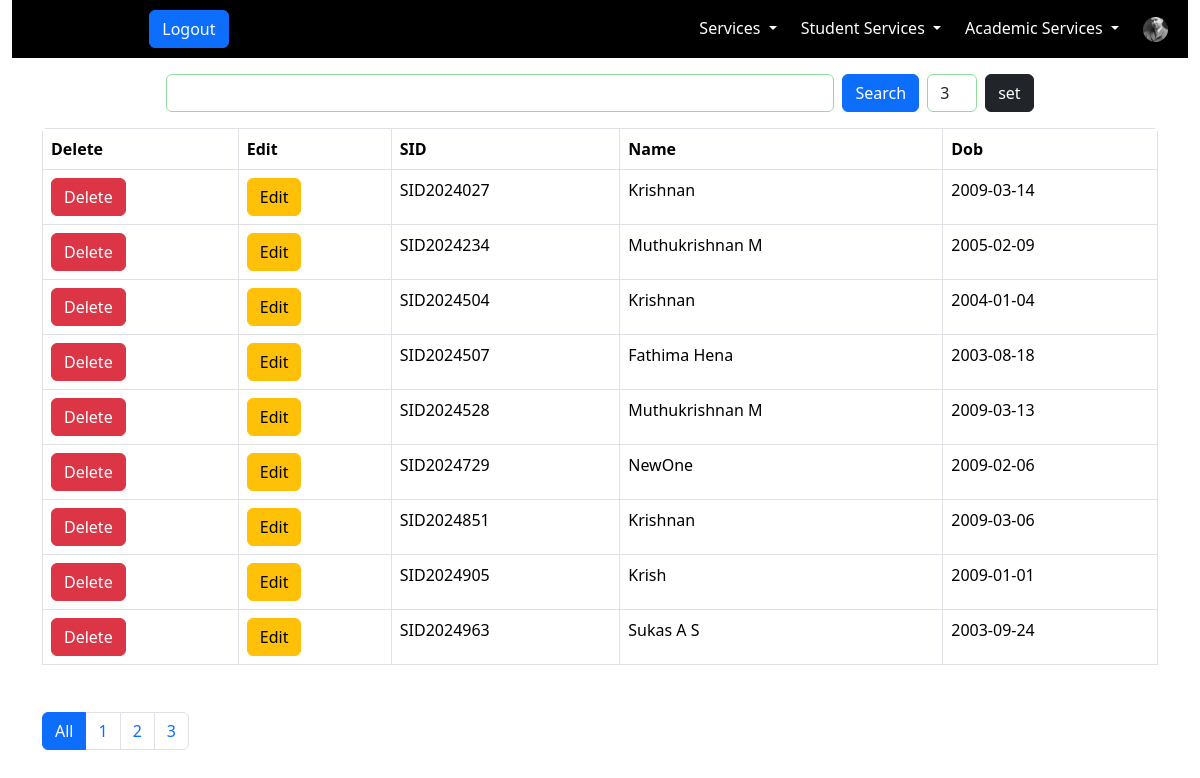
The page /Teacher/StudentList.php (signed in) on the database its author committed.
### tables this page shows
CREATE TABLE `teacher` (
  `TID` varchar(10) NOT NULL,
  `Name` varchar(30) NOT NULL,
  `Photo` varchar(30) NOT NULL,
  `Dob` date NOT NULL,
  `Gender` varchar(12) NOT NULL,
  `Aadhar` bigint(12) NOT NULL,
  `Phone` bigint(11) NOT NULL,
  `Address` varchar(200) NOT NULL,
  `Pincode` int(6) NOT NULL,
  `Email` varchar(50) NOT NULL,
  `Password` varchar(10) NOT NULL,
  `CreatedOn` datetime NOT NULL DEFAULT current_timestamp(),
  `Who` varchar(10) NOT NULL DEFAULT 'teacher'
);

CREATE TABLE `student` (
  `SID` varchar(10) NOT NULL,
  `Name` varchar(30) NOT NULL,
  `File` varchar(50) NOT NULL,
  `Dob` date NOT NULL,
  `Gender` varchar(12) NOT NULL,
  `Aadhaar` bigint(20) NOT NULL,
  `Phone` bigint(11) NOT NULL,
  `Email` varchar(50) NOT NULL,
  `FatherName` varchar(30) NOT NULL,
  `MotherName` varchar(30) NOT NULL,
  `FatherOccupation` varchar(30) NOT NULL,
  `MotherOccupation` varchar(30) NOT NULL,
  `FPhone` bigint(11) NOT NULL,
  `MPhone` bigint(11) NOT NULL,
  `CreatedOn` datetime NOT NULL DEFAULT current_timestamp(),
  `CreatedBy` varchar(10) NOT NULL DEFAULT 'Admin',
  `Who` varchar(10) NOT NULL DEFAULT 'student'
);

### Teacher/sesbase.php (called while the page is built, shortened)
<?php
    if(isset($_SESSION['teacher']))
    {
        $user=$_SESSION['teacher'];
        require_once("../Connection/Connection.php");
        $qry="SELECT * FROM teacher where TID='$user'";
        if($result=mysqli_query($conn,$qry))
        {
            $SessionBase=mysqli_fetch_assoc($result);
        }
    }
    else
    {
        header("HTTP/1.0 403 Access Forbidden");
        echo "<center><h5>Please Login and Come</h5><a href='../Login.php?Loger=Teacher'>Login Here</a></center>";
        exit(0);
    }
?>

### Teacher/StudentList.php (the view, shortened to what this page needs)
<!DOCTYPE html>
<html lang="en">
<head>
    <link rel="stylesheet" href="../Bootstrap/css/bootstrap.min.css">
    <link rel="stylesheet" href="../MyStyles.css">
</head>
<body>
    <div class="container-fluid">
        <?php include_once("navbar.php");
        $lmt=3;
		?>
        <div class="container">
            <div class="search-box">
                <div class="form-group">
                    <input type="search" name="" id="input-search" class="form-control">
                    <button type="button" id="search-btn" class="btn btn-primary">Search</button>
					<form action="" method="post">
					<div class='form-group' >
						<input type="number" name="lmt" value="<?php if(isset($lmt)) echo $lmt;else echo '3';  ?>"  min="0" max="9" class='form-control' style="width:50px">
						<button class='btn btn-dark'  type='submit'>set</button>
					</div>
					</form>
				</div>
            </div>
        <div class="table-responsive" style='border: 1px rgb(194, 19$lmt, 19$lmt) solid;border-radius: 5px;overflow:scroll;height:70vh'>
        <table class="table table-bordered " id="student_table">
        <?php
        $offset=(isset($_GET['offset']))?$_GET['offset']:0;
        $limit=(isset($_GET['offset']))?"Limit $lmt":'Limit 1000';
        $qry="SELECT student.SID,Name,Dob FROM student $limit offset $offset";
        $res=mysqli_query($conn,$qry);
        $i=0;
        if($res)
        {
			if(($rows=mysqli_num_rows($res))>0)
			{
            while($r=mysqli_fetch_assoc($res))
            {
                if($i==0)
                {
                    echo "<tr>";
                    echo "<th>Delete</th>";
                    echo "<th>Edit</th>";
                    foreach($r as $key=>$val)
                        echo "<th>$key</th>";
                    echo "</tr>";
                }
                echo "<tr><td><form><button type='submit' name='Delete' value='$r[SID]' class='btn btn-danger'>Delete</button></form></td>
                    <td><form><button type='submit' name='Edit' value='$r[SID]' class='btn btn-warning'>Edit</button></form></td>
                    ";
                foreach($r as $key=>$val)
                {
                    echo "<td>$val</td>";
                }
                echo "</tr>";
                $i=1;
            }
			}
			else
				echo "<center>No Records</center>";
        }
        ?>
        </table>
    </div>
	   <br>
    <ul class="pagination">
    <?php
    $rows=$_SESSION['rows'];
    for($i=0;$i<$rows;$i++)
    {
		if($i==0)
        {
        echo "<li class='page-item ";
        if(!isset($_GET['offset']))
                echo "active";
        echo "'><a href='StudentList.php' class='page-link'>All</a></li>";
        }
        if($i%$lmt==0)
        {
            $num=($i/$lmt)+1;
            echo "<li class='page-item ";
            if(isset($_GET['offset']) && $offset==$i)
                echo "active";
            echo" '><a href='StudentList.php?offset=$i' class='page-link '>";
			echo ($num==0)?1:$num;
			echo"</a></li>";
        }
    }
    ?>
</ul>
    </div>
</div>
</body>
</html>

### Teacher/navbar.php (shortened to what this page needs)
<?php include_once("sesbase.php"); ?>
<link href="https://cdn.jsdelivr.net/npm/bootstrap@5.3.3/dist/css/bootstrap.min.css" rel="stylesheet">
<nav class="navbar">
    <div class="container-fluid">
        <div class="navbar-header d-flex align-items-center navbar-right ">
            <a class="navbar-brand navbar-right" >PROJECTSIS</a>
            <form action="" method="post"> <button type="submit" class="btn btn-primary navbar-btn" name="<?php if(isset($_SESSION['teacher']) && !empty($_SESSION['teacher'])) echo 'Logout'; else echo 'Login'; ?>" > <?php if(isset($_SESSION['teacher']) && !empty($_SESSION['teacher'])) echo "Logout"; else echo "Login"; ?>  </button></form>
        </div>
        <div class="navbar-expand " id="mynav">
            <ul class="nav navbar-nav d-flex gap-md-2 nav-left"  >
                <li class="nav-item active "><a class="nav-link active" href="dashboard.php">Dashboard</a></li>
				   <li class="nav-item dropdown dropdown-togg"><a class="nav-link dropdown-toggle " href="#">Services <span class="caret"></span></a>
                </li>
                <li class="nav-item dropdown dropdown-togg"><a class="nav-link dropdown-toggle " href="#">Student Services <span class="caret"></span></a>
                </li>
				 <li class="nav-item dropdown dropdown-togg"><a class="nav-link dropdown-toggle " href="#">Academic Services <span class="caret"></span></a>
                </li>
                <div class="prof" style="display: flex;align-items: center; gap:1rem">
                <li class="nav-item "><a class="nav-link " href="#"> <img src="../photo/<?php if(isset($_SESSION['teacher'])) echo $SessionBase['Photo']; else echo 'No User';?>" alt="No Image"></a></li>
            </div>
            </ul>
        </div>
    </div>
</nav>

### MyStyles.css (style rules this page uses)
.navbar { background-color: rgb(0, 0, 0); }
.navbar .nav-link { color:white; }
.navbar-brand { color:blue; }
ul li { cursor: pointer; }
input:valid { border: 1px rgb(148, 219, 158) solid; }

### Teacher/StudentList.php (style rules this page uses)
.search-box { display: flex; flex-direction: column; padding: 1rem; width:100%; align-items: center; }
.search-box .form-group { width:80%; display: flex; gap:0.5rem; }

### Teacher/navbar.php (style rules this page uses)
#mynav img { height: 25px; width: 25px; border-radius: 50%; object-fit: cover; }

### rows shown on the page
teacher: Photo (picture)
student: key "SID", key "Name", key "Dob", SID "SID2024027", Name "Krishnan", Dob "2009-03-14"
student: SID "SID2024234", Name "Muthukrishnan M", Dob "2005-02-09"
student: SID "SID2024504", Name "Krishnan", Dob "2004-01-04"
student: SID "SID2024507", Name "Fathima Hena", Dob "2003-08-18"
student: SID "SID2024528", Name "Muthukrishnan M", Dob "2009-03-13"
student: SID "SID2024729", Name "NewOne", Dob "2009-02-06"
student: SID "SID2024851", Name "Krishnan", Dob "2009-03-06"
student: SID "SID2024905", Name "Krish", Dob "2009-01-01"
student: SID "SID2024963", Name "Sukas A S", Dob "2003-09-24"

### other values the page prints
$num "1"
$num "2"
$num "3"
